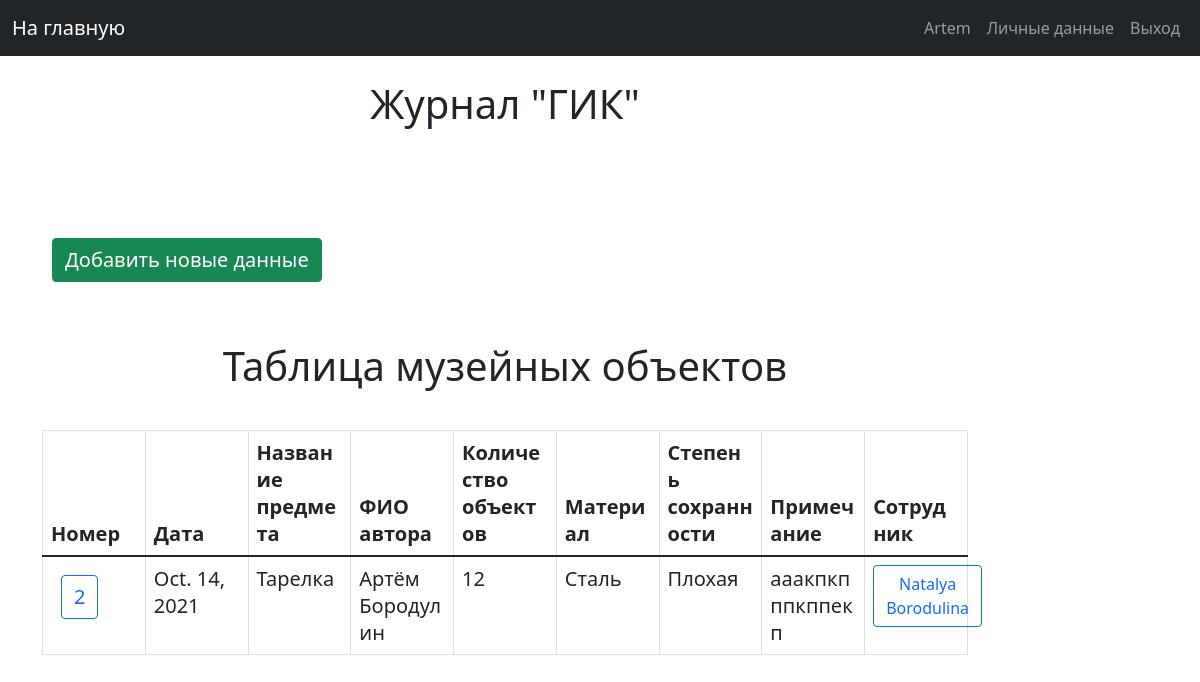
Page /main_page_admin/gik (signed in) on the earlier database version.
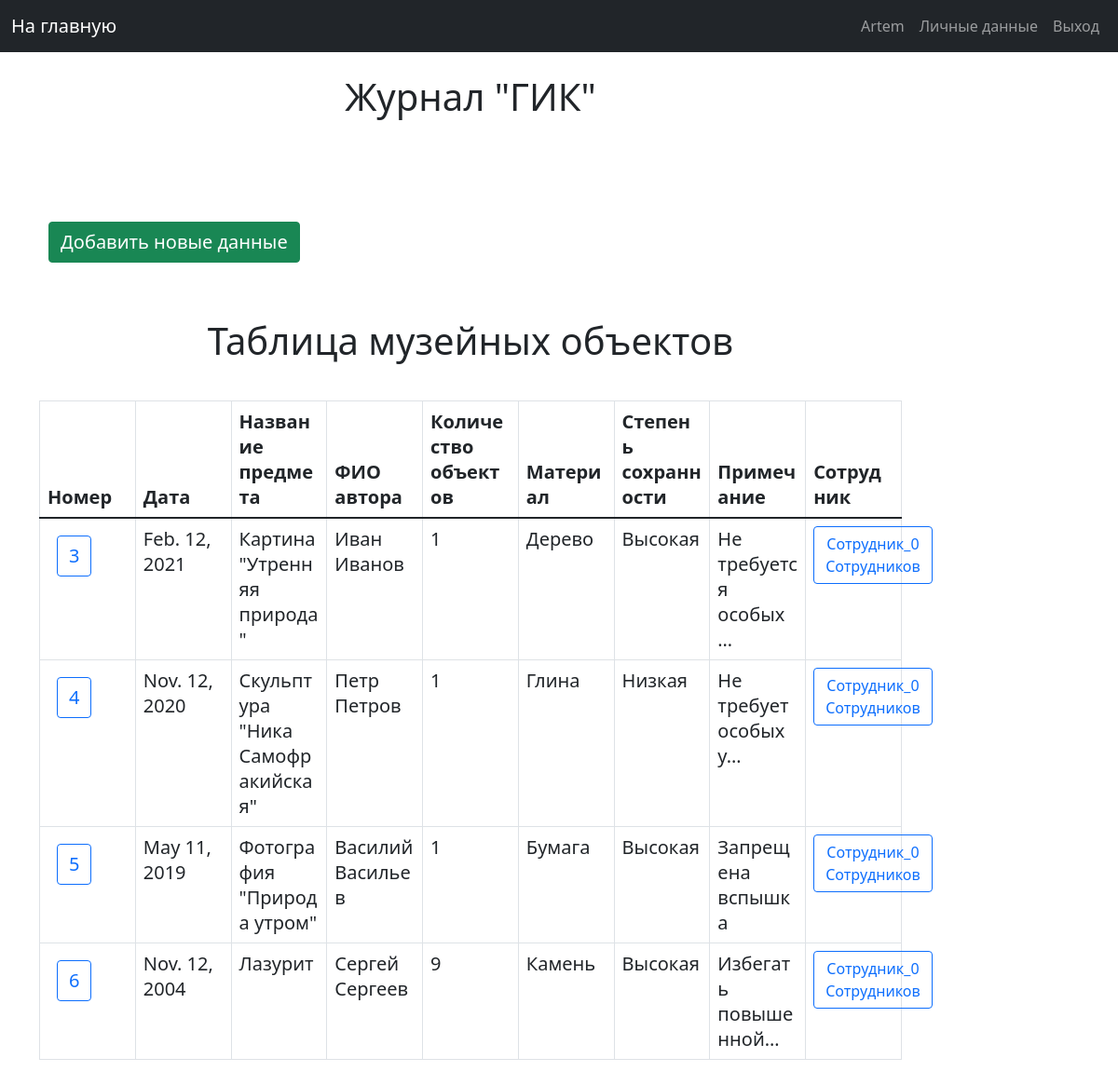
Same page on the later database version.
### musem/models.py (models this page shows, shortened)
class Gik(models.Model):
    gik_id = models.IntegerField(primary_key=True)
    date = models.DateField()
    name = models.CharField(max_length=50)
    name_author = models.CharField(max_length=50)
    surname_author = models.CharField(max_length=50)
    count_objects = models.IntegerField(default=0)
    material = models.CharField(max_length=20)
    safety_on_coming = models.CharField(max_length=50)
    short_description = models.CharField(max_length=200)
    note = models.TextField(default='Some note')
    employee = models.ForeignKey('Employee', on_delete=models.CASCADE)
    is_activate = models.IntegerField(default=1)
    class Meta:
        verbose_name = "Gik"
        verbose_name_plural = "Gik in museum"

### musem/views.py (the view)
# urls.py: path('main_page_admin/gik', admin_gik, name="gik_list"),
def admin_gik(request):
    if not request.user.is_superuser:
        return HttpResponseForbidden()
    head = ["Номер", "Дата", "Название предмета", "ФИО автора", "Количество объектов", "Материал",
            "Степень сохранности", "Примечание", "Сотрудник"]
    table = Gik.objects.raw(
        raw_query="SELECT mg.gik_id, mg.date, mg.name, mg.name_author, mg.surname_author, mg.count_objects, "
                  "mg.material, mg.safety_on_coming, "
                  "mg.short_description, mg.note, me.name as name_employee, me.surname as employee_surname, "
                  "me.employee_id FROM musem_gik mg JOIN musem_employee me ON mg.employee_id = me.employee_id "
                  "WHERE mg.is_activate = 1"
    )
    return render(request, 'admin_pages/tables/gik_list_pages.html', {
        'title_page': 'Журнал "ГИК"',
        'hide_nav_bar': 0,
        'head': head,
        'table': table,
        'is_description': 0,
        'is_administrative_zone': 1
    })

### templates/admin_pages/tables/gik_list_pages.html
{% extends 'include/base.html' %}
{% load static %}
{% block title %}
    <div class="title_block">
        <h2 class="title">{{ title_page }}</h2>
    </div>
{% endblock title %}
{% block content %}
    <div class="list_button_block">
        <a class="float-right btn text-white btn-success text_button"
           href="{% url 'create_gik' %}">Добавить новые данные</a>
        <h2 class="sub_title_table">Таблица музейных объектов</h2>
        {% include 'include/tables/gik_table.html' %}
    </div>
{% endblock content %}

### templates/include/tables/gik_table.html (shortened to what this page needs)
{% extends 'include/base_table.html' %}
{% load static %}
    {% block table_head %}
        {% for title in head %}
            <th class="text_button">{{ title }}</th>
        {% endfor %}
    {% endblock %}
    {% block table_content %}
        {% for content_list in table %}
            <tr>
                <td>
                    <a href="{% url 'gik_description' gik_id=content_list.gik_id %}"
                       class="btn btn-outline-primary text_button">{{ content_list.gik_id }}</a>
                </td>
                <td class="text_button">{{ content_list.date }}</td>
                <td class="text_button">{{ content_list.name }}</td>
                <td class="text_button">{{ content_list.name_author }} {{ content_list.surname_author }}</td>
                <td class="text_button">{{ content_list.count_objects }}</td>
                <td class="text_button">{{ content_list.material }}</td>
                <td class="text_button">{{ content_list.safety_on_coming }}</td>
                {% if is_description %}
                    <td class="text_button">{{ content_list.note }}</td>
                {% else %}
                    <td class="text_button">{{ content_list.note|truncatechars:20 }}</td>
                {% endif %}
                <td>
                    <a href="{% url 'employee_description' employee_id=content_list.employee_id %}"
                        class="btn btn-outline-primary">
                        {{ content_list.name_employee }} {{ content_list.employee_surname }}
                    </a>
                </td>
            </tr>
        {% endfor %}
    {% endblock %}

Differences in the rows shown:
no longer on this page (row edited): Gik: gik_id "2", date "Oct. 14, 2021", name "Тарелка", name_author "Артём", surname_author "Бородулин", count_objects "12", material "Сталь", safety_on_coming "Плохая", note "ааакпкпппкппекп", name_employee "Natalya", employee_surname "Borodulina"
added Gik: gik_id "3", date "Feb. 12, 2021", name "Картина \"Утренняя природа\"", name_author "Иван", surname_author "Иванов", count_objects "1", material "Дерево", safety_on_coming "Высокая", note "Не требуется особых…", name_employee "Сотрудник_0", employee_surname "Сотрудников"
added Gik: gik_id "4", date "Nov. 12, 2020", name "Скульптура \"Ника Самофракийская\"", name_author "Петр", surname_author "Петров", count_objects "1", material "Глина", safety_on_coming "Низкая", note "Не требует особых у…", name_employee "Сотрудник_0", employee_surname "Сотрудников"
added Gik: gik_id "5", date "May 11, 2019", name "Фотография \"Природа утром\"", name_author "Василий", surname_author "Васильев", count_objects "1", material "Бумага", safety_on_coming "Высокая", note "Запрещена вспышка", name_employee "Сотрудник_0", employee_surname "Сотрудников"
added Gik: gik_id "6", date "Nov. 12, 2004", name "Лазурит", name_author "Сергей", surname_author "Сергеев", count_objects "9", material "Камень", safety_on_coming "Высокая", note "Избегать повышенной…", name_employee "Сотрудник_0", employee_surname "Сотрудников"
